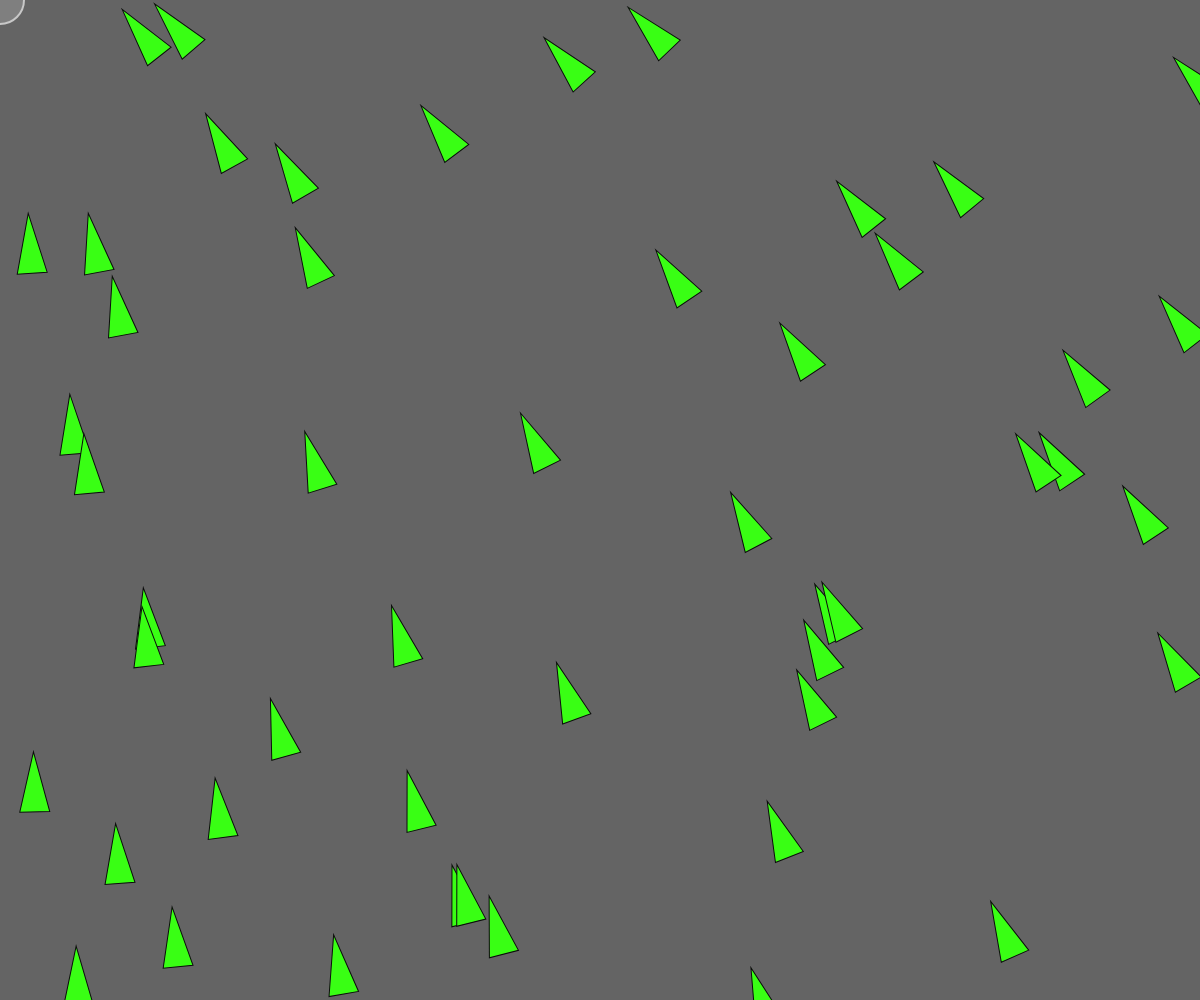
Frame 1 (no input)
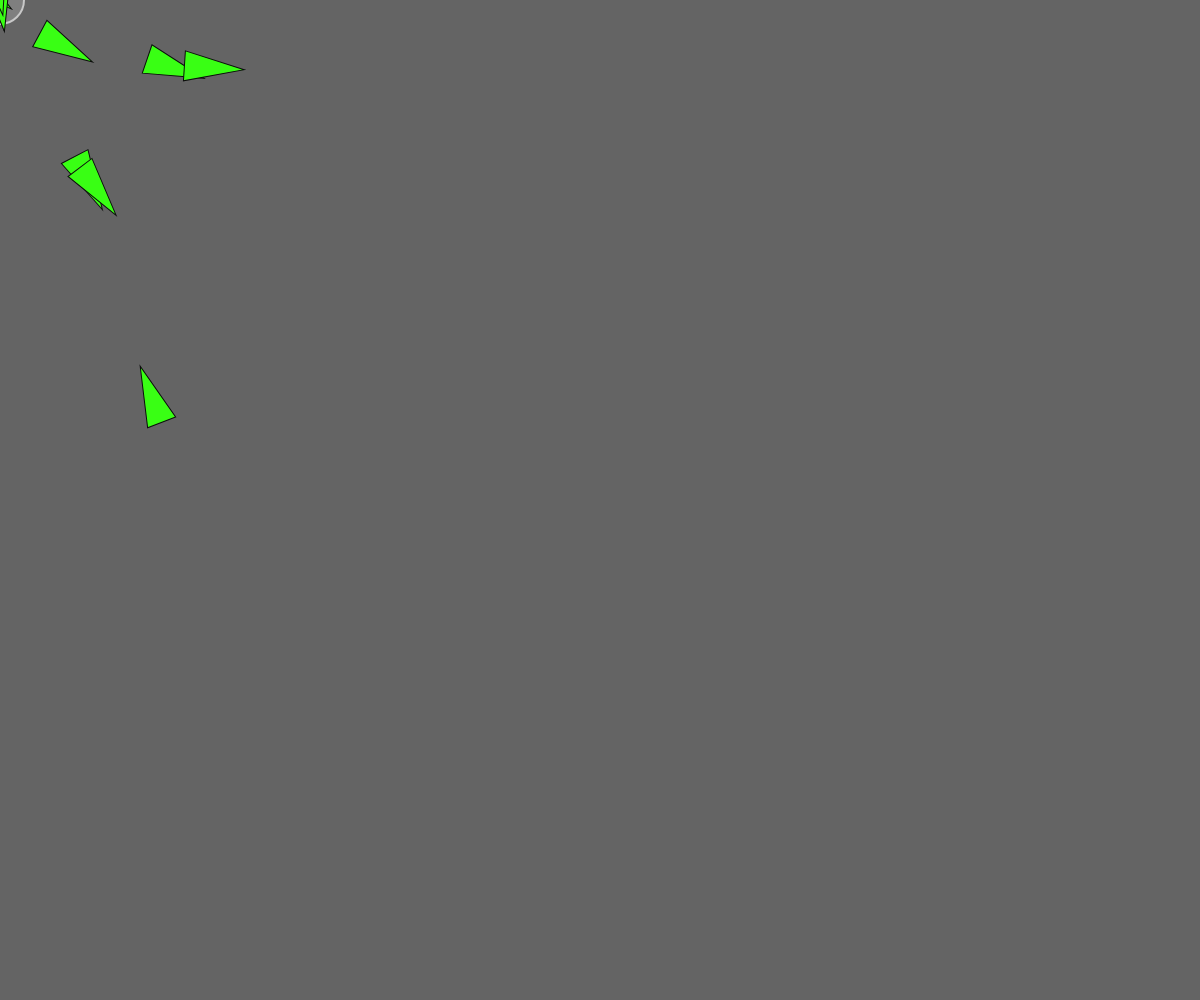
Frame 60 (no input)
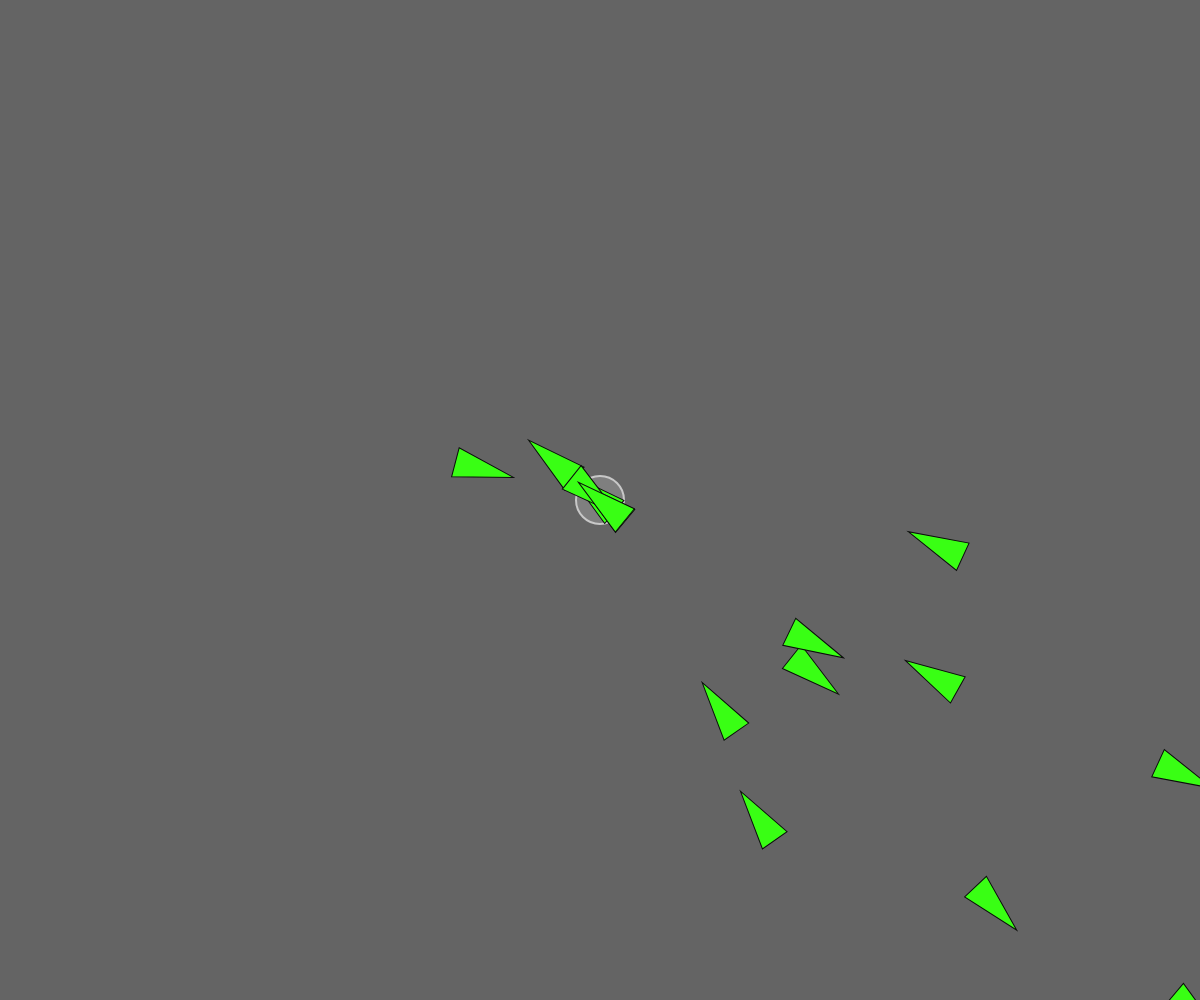
Frame 120 (the mouse pressed at the canvas centre since frame 60)

The p5.js sketch that drew these frames (run headless with seeded random() and noise() and a simulated clock; from frame 60 on, the mouse is pressed at the canvas centre):

// p5.js sketch
// ── sketch.js
var v;
var birds = [];
var canvas;

function windowResized() {
  //console.log('resized');
  resizeCanvas(windowWidth, windowHeight);

}

function setup() {
  canvas = createCanvas(windowWidth, windowHeight);
  canvas.position(0, 0);
  canvas.style('z-index', '-2');
  
  for(i = 0; i < 50; i++){
  	birds.push(new Vehicle(random(0, width), random(0, height)));
  }
}

function draw() {
  background(100);

  var mouse = createVector(mouseX, mouseY);

  // Draw an ellipse at the mouse position
  fill(127);
  stroke(200);
  strokeWeight(2);
  ellipse(mouse.x, mouse.y, 48, 48);
	for (i = 0; i < birds.length; i++) {
    var v = birds[i];
 	  v.arrive(mouse);
      v.update();
      v.display();
  }
  // Call the appropriate steering behaviors for our agents


}
// ── vehicle.js
function Vehicle(x,y) {
  this.acceleration = createVector(0,0);
  this.velocity = createVector(0,-2);
  this.position = createVector(x,y);
  this.r = 15;
  this.maxspeed = random(5, 350);
  this.maxforce = 2;

  // Method to update location
  this.update = function() {
    // Update velocity
    this.velocity.add(this.acceleration);
    // Limit speed
    this.velocity.limit(this.maxspeed);
    this.position.add(this.velocity);
    // Reset accelerationelertion to 0 each cycle
    this.acceleration.mult(0);
  };

  this.applyForce = function(force) {
    // We could add mass here if we want A = F / M
    this.acceleration.add(force);
  };

  // A method that calculates a steering force towards a target
  // STEER = DESIRED MINUS VELOCITY
  this.arrive = function(target) {
    var desired = p5.Vector.sub(target,this.position);  // A vector pointing from the location to the target
    var d = desired.mag();
    // Scale with arbitrary damping within 100 pixels
    if (d < 100) {
      var m = map(d,0,100,0,this.maxspeed);
      desired.setMag(m);
    } else {
      desired.setMag(this.maxspeed);
    }

    // Steering = Desired minus Velocity
    var steer = p5.Vector.sub(desired,this.velocity);
    steer.limit(this.maxforce);  // Limit to maximum steering force
    this.applyForce(steer);
  };

  this.display = function() {
    // Draw a triangle rotated in the direction of velocity
    var theta = this.velocity.heading() + PI/2;
    fill(57, 255, 20);
    stroke(12);
    strokeWeight(1);
    push();
    translate(this.position.x,this.position.y);
    rotate(theta);
    beginShape();
    vertex(0, -this.r*2);
    vertex(-this.r, this.r*2);
    vertex(this.r, this.r*2);
    endShape(CLOSE);
    pop();
  };
}
